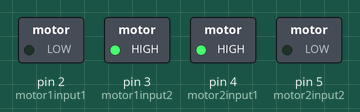
Recording of a sketch running on a simulated Arduino Uno, built with avr-gcc and run on an emulated ATmega328P. Shown: switched loads named in the sketch (green lamp = pin HIGH).

Above: at 0.1 s.
Timing chart, 0 to 1.6 s (numbered marks = the images above):
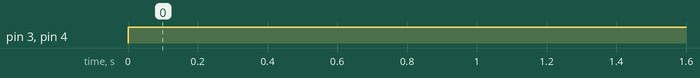

Measured:
- by itself, pin 3 (motor1input2), pin 4 (motor2input1): LOW → HIGH at 0.00 s

The sketch:

L293D_interfaced_with_arduino.ino
```cpp
//Define all the input pins of the motor driver
const int motor1input1=2;
const int motor1input2=3;
const int motor2input1=4;
const int motor2input2=5;

void setup() {

Serial.begin(9600);
//Set baud rate for serial communication
//Set all the pin as OUTPUT
pinMode(motor1input1,OUTPUT);
pinMode(motor1input2,OUTPUT);
pinMode(motor2input1,OUTPUT);
pinMode(motor2input2,OUTPUT);
//Set all the pin to Logic HIGH to initially turn off the motor

}

void loop() {
  digitalWrite(motor1input1,LOW);
  digitalWrite(motor1input2,HIGH);
//Turn first motor in clockwise direction
  //digitalWrite(motor1input2,LOW);

//uncomment this to rotate first motor in anti-clockwise direction
  digitalWrite(motor2input1,HIGH);
  digitalWrite(motor2input2,LOW);

//Turn second motor in anti-clockwise direction
  //digitalWrite(motor2input2,LOW);

//uncomment this to rotate second motor in anti-clockwise direction
}
```
